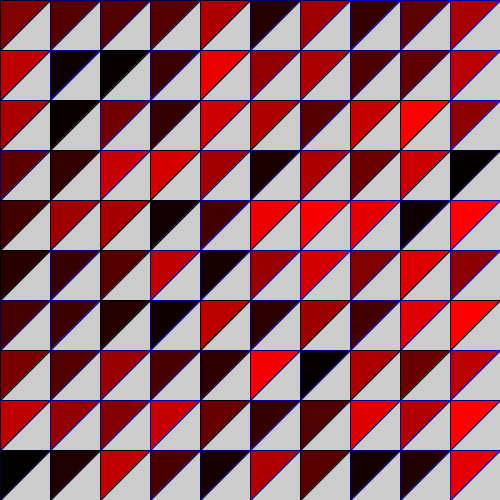
Frame 1 (no input)
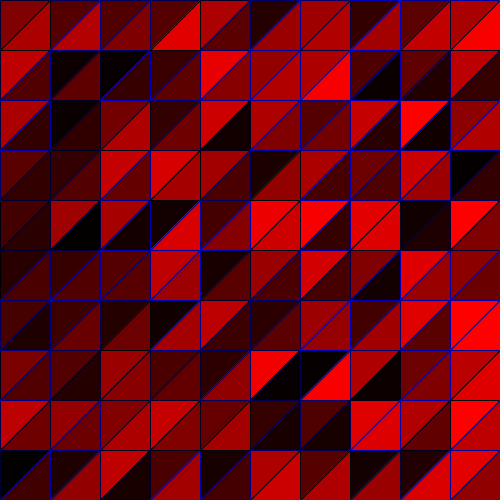
Frame 60 (the mouse pressed at the canvas centre just before this capture)
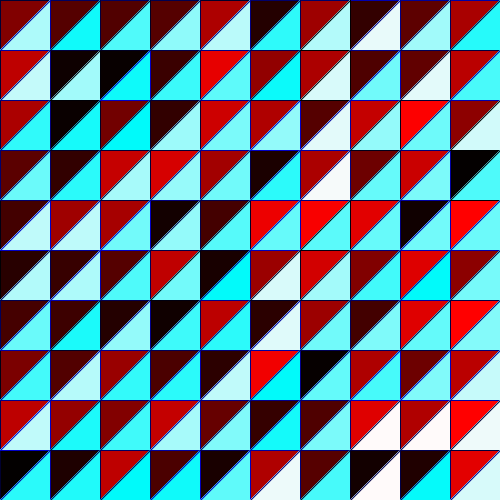
Frame 120 (the mouse held since frame 60 and released just before this capture)

The Processing sketch that drew these frames (run headless with seeded random() and noise(); from frame 60 on, the mouse is pressed at the canvas centre):

// Processing sketch: processing_26192
// ── processing_26192.pde

int x=0;
int y=0;
int a=50;
int b=0;
int e=0;
int f=50;


void setup()
{
  size (500,500);
  smooth();
  frameRate (5);
}

void draw()
{
  for (int i=0;i< 10;i++)
  {
    for (int j=0;j< 10;j++)
    {
      fill (random (200+i*10),mouseY,mouseX);
      stroke (0,0,random (200));
      triangle (x+i*50,y+j*50,a+i*50,b+j*50,e+i*50,f+j*50);
     // fill (mouseX,mouseY,random (200+i*10));
      // stroke (random (200),mouseX,mouseY);
      triangle (x+i*50,y+j*50,a+i*50,b+j*50,e+i*50,f+j*50);
    }
   
  }
  x=50;
  y=50;
}
                
                
